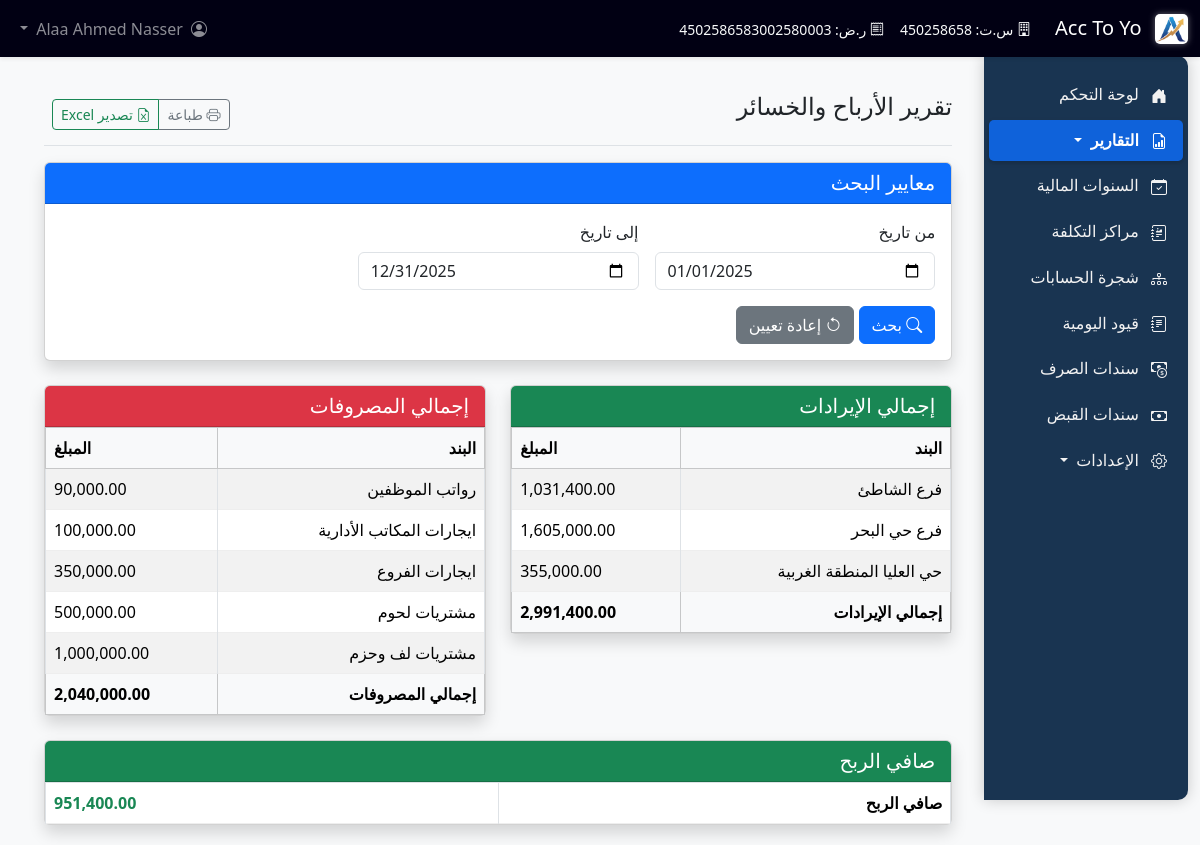
The page /reports/profit_loss (signed in) on the database its author committed.
### tables this page shows
CREATE TABLE financial_years (
                id INTEGER PRIMARY KEY AUTOINCREMENT,
                year_name TEXT NOT NULL UNIQUE, -- e.g., "2024" or "2023-2024"
                start_date DATE NOT NULL,
                end_date DATE NOT NULL,
                is_active INTEGER DEFAULT 1, -- 1 = Active (can be selected), 0 = Inactive
                is_closed INTEGER DEFAULT 0, -- 0 = Open (can add entries), 1 = Closed (read-only)
                created_at TIMESTAMP DEFAULT CURRENT_TIMESTAMP
                -- Optional constraint: CHECK(end_date > start_date)
            );

CREATE TABLE accounts (
                id INTEGER PRIMARY KEY AUTOINCREMENT,
                code TEXT NOT NULL UNIQUE,       -- رمز الحساب (فريد)
                name TEXT NOT NULL,              -- اسم الحساب
                account_type INTEGER NOT NULL,   -- نوع الحساب (رقم يشير إلى النوع)
                parent_id INTEGER,               -- الحساب الأب (للهيكلية الشجرية)
                is_active INTEGER DEFAULT 1,     -- هل الحساب نشط؟ (1=نعم, 0=لا)
                allows_posting INTEGER DEFAULT 1,-- هل يسمح بالترحيل المباشر؟ (1=نعم, 0=لا)
                created_at TIMESTAMP DEFAULT CURRENT_TIMESTAMP,
                -- تعريف المفتاح الخارجي للعلاقة مع النفس (الأب)
                FOREIGN KEY (parent_id) REFERENCES accounts (id) ON DELETE SET NULL
            );

### profit_loss_report.py (the view)
@profit_loss_bp.route('/reports/profit_loss')
def profit_loss_report_view():
    if 'user_id' not in session:
        return redirect(url_for('login'))
    default_start_date, default_end_date = get_active_financial_year_dates()
    filters = {}
    if request.args.get('start_date'):
        filters['start_date'] = request.args.get('start_date')
    elif default_start_date:
        filters['start_date'] = default_start_date
    if request.args.get('end_date'):
        filters['end_date'] = request.args.get('end_date')
    elif default_end_date:
        filters['end_date'] = default_end_date
    conn = get_db()
    report_data = get_profit_loss_data(conn, filters)
    conn.close()
    return render_template(
        'reports/profit_loss_report.html',
        report_data=report_data,
        filters=filters,
        default_start_date=default_start_date,
        default_end_date=default_end_date
    )

### templates/reports/profit_loss_report.html (shortened to what this page needs)
{% extends 'base.html' %}
{% block content %}
<div class="container-fluid">
    <div class="d-flex justify-content-between flex-wrap flex-md-nowrap align-items-center pt-3 pb-2 mb-3 border-bottom">
        <h1 class="h2 page-title">تقرير الأرباح والخسائر</h1>
        <div class="btn-toolbar mb-2 mb-md-0">
            <div class="btn-group me-2">
                <a href="{{ url_for('profit_loss.print_profit_loss_report', **request.args) }}" class="btn btn-sm btn-outline-secondary" target="_blank">
                    <i class="bi bi-printer"></i> طباعة
                </a>
                <a href="{{ url_for('profit_loss.export_profit_loss_report', **request.args) }}" class="btn btn-sm btn-outline-success">
                    <i class="bi bi-file-earmark-excel"></i> تصدير Excel
                </a>
            </div>
        </div>
    </div>
    <div class="card shadow mb-4">
        <div class="card-header bg-primary text-white">
            <h5 class="mb-0">معايير البحث</h5>
        </div>
        <div class="card-body">
            <form method="get" action="{{ url_for('profit_loss.profit_loss_report_view') }}" id="filter-form">
                <div class="row g-3">
                    <div class="col-md-4">
                        <label for="start_date" class="form-label">من تاريخ</label>
                        <input type="date" class="form-control" id="start_date" name="start_date" value="{{ filters.start_date or default_start_date or '' }}">
                    </div>
                    <div class="col-md-4">
                        <label for="end_date" class="form-label">إلى تاريخ</label>
                        <input type="date" class="form-control" id="end_date" name="end_date" value="{{ filters.end_date or default_end_date or '' }}">
                    </div>
                </div>
                <div class="mt-3">
                    <button type="submit" class="btn btn-primary">
                        <i class="bi bi-search"></i> بحث
                    </button>
                    <a href="{{ url_for('profit_loss.profit_loss_report_view') }}" class="btn btn-secondary">
                        <i class="bi bi-arrow-counterclockwise"></i> إعادة تعيين
                    </a>
                </div>
            </form>
        </div>
    </div>
    <div class="row">
        <div class="col-md-6">
            <div class="card shadow mb-4">
                <div class="card-header bg-success text-white">
                    <h5 class="mb-0">إجمالي الإيرادات</h5>
                </div>
                <div class="card-body p-0">
                    <div class="table-responsive">
                        <table class="table table-striped table-bordered mb-0">
                            <thead class="table-light">
                                <tr>
                                    <th>البند</th>
                                    <th class="text-end">المبلغ</th>
                                </tr>
                            </thead>
                            <tbody>
                                {% for revenue in report_data.revenues %}
                                <tr>
                                    <td>{{ revenue.name }}</td>
                                    <td class="text-end">{{ "{:,.2f}".format(revenue.amount) }}</td>
                                </tr>
                                {% else %}
                                <tr>
                                    <td colspan="2" class="text-center">لا توجد بيانات للعرض</td>
                                </tr>
                                {% endfor %}
                            </tbody>
                            <tfoot class="table-light">
                                <tr>
                                    <th>إجمالي الإيرادات</th>
                                    <th class="text-end">{{ "{:,.2f}".format(report_data.total_revenue) }}</th>
                                </tr>
                            </tfoot>
                        </table>
                    </div>
                </div>
            </div>
        </div>
        <div class="col-md-6">
            <div class="card shadow mb-4">
                <div class="card-header bg-danger text-white">
                    <h5 class="mb-0">إجمالي المصروفات</h5>
                </div>
                <div class="card-body p-0">
                    <div class="table-responsive">
                        <table class="table table-striped table-bordered mb-0">
                            <thead class="table-light">
                                <tr>
                                    <th>البند</th>
                                    <th class="text-end">المبلغ</th>
                                </tr>
                            </thead>
                            <tbody>
                                {% for expense in report_data.expenses %}
                                <tr>
                                    <td>{{ expense.name }}</td>
                                    <td class="text-end">{{ "{:,.2f}".format(expense.amount) }}</td>
                                </tr>
                                {% else %}
                                <tr>
                                    <td colspan="2" class="text-center">لا توجد بيانات للعرض</td>
                                </tr>
                                {% endfor %}
                            </tbody>
                            <tfoot class="table-light">
                                <tr>
                                    <th>إجمالي المصروفات</th>
                                    <th class="text-end">{{ "{:,.2f}".format(report_data.total_expense) }}</th>
                                </tr>
                            </tfoot>
                        </table>
                    </div>
                </div>
            </div>
        </div>
    </div>
    <div class="row">
        <div class="col-md-12">
            <div class="card shadow">
                <div class="card-header {% if report_data.is_profit %}bg-success{% else %}bg-danger{% endif %} text-white">
                    <h5 class="mb-0">{% if report_data.is_profit %}صافي الربح{% else %}صافي الخسارة{% endif %}</h5>
                </div>
                <div class="card-body p-0">
                    <div class="table-responsive">
                        <table class="table table-bordered mb-0">
                            <tbody>
                                <tr>
                                    <th style="width: 50%;">{% if report_data.is_profit %}صافي الربح{% else %}صافي الخسارة{% endif %}</th>
                                    <td class="text-end {% if report_data.is_profit %}text-success{% else %}text-danger{% endif %} fw-bold">
                                        {% if report_data.is_profit %}
                                            {{ "{:,.2f}".format(report_data.net_profit) }}
                                        {% else %}
                                            ({{ "{:,.2f}".format(report_data.net_profit) }})
                                        {% endif %}
                                    </td>
                                </tr>
                            </tbody>
                        </table>
                    </div>
                </div>
            </div>
        </div>
    </div>
</div>
{% endblock %}

### templates/base.html (shortened to what this page needs)
<!doctype html>
<html lang="ar" dir="rtl">
<head>
    <link href="https://cdn.jsdelivr.net/npm/bootstrap@5.3.3/dist/css/bootstrap.rtl.min.css" rel="stylesheet">
    <link rel="stylesheet" href="https://cdn.jsdelivr.net/npm/bootstrap-icons@1.11.3/font/bootstrap-icons.min.css">
    <link rel="stylesheet" href="{{ url_for('static', filename='css/custom_style.css') }}">
</head>
<body>
    <nav class="navbar navbar-expand-md navbar-dark bg-dark fixed-top">
        <div class="container-fluid">
            <a class="navbar-brand" href="{{ url_for('financial_performance.financial_performance_report_view') }}">
                <img src="{{ url_for('static', filename='images/logo.png') }}" alt="ACC TOO YOU" height="30" class="d-inline-block align-text-top me-2" style="filter: drop-shadow(0 0 3px rgba(255,255,255,0.4)); border-radius: 5px; transition: all 0.3s ease; mix-blend-mode: screen;">
                {{ company_profile.companyName if company_profile else "Acc Too You" }}
            </a>
            <div class="collapse navbar-collapse" id="navbarMain">
                <ul class="navbar-nav me-auto mb-2 mb-md-0">
                    <li class="nav-item">
                        <span class="nav-link text-light">
                            <small><i class="bi bi-building"></i> س.ت: {{ company_profile.commercialRegistrationNumber if company_profile }}</small>
                        </span>
                    </li>
                    <li class="nav-item">
                        <span class="nav-link text-light">
                            <small><i class="bi bi-receipt"></i> ر.ض: {{ company_profile.taxIdentificationNumber if company_profile }}</small>
                        </span>
                    </li>
                </ul>
                <ul class="navbar-nav ms-auto mb-2 mb-md-0">
                    {% if session.user_id %}
                        <li class="nav-item dropdown">
                            <a class="nav-link dropdown-toggle" href="#" id="navbarDropdownUser" role="button" data-bs-toggle="dropdown" aria-expanded="false">
                                <i class="bi bi-person-circle me-1"></i> {{ session.full_name or session.username }}
                            </a>
                        </li>
                    {% else %}
                        <li class="nav-item">
                            <a class="nav-link" href="{{ url_for('login') }}">تسجيل الدخول</a>
                        </li>
                    {% endif %}
                </ul>
            </div>
        </div>
    </nav>
    <div class="container-fluid">
        <div class="row g-0">
            {% if session.user_id %}
            <nav id="sidebarMenu" class="col-auto sidebar">
                <ul class="nav flex-column">
                    <li class="nav-item">
                        <a class="nav-link {% if request.endpoint == 'dashboard' %}active{% endif %}" aria-current="page" href="{{ url_for('financial_performance.financial_performance_report_view') }}">
                            <i class="bi bi-house-door-fill"></i>
                            <span class="link-text">لوحة التحكم</span>
                        </a>
                    </li>
                    <li class="nav-item dropdown">
                        <a class="nav-link dropdown-toggle {% if request.endpoint.startswith('journal_vouchers_report') or request.endpoint.startswith('account_statement') or request.endpoint.startswith('profit_loss') or request.endpoint.startswith('trial_balance') or request.endpoint.startswith('balance_sheet') or request.endpoint.startswith('profit_loss_by_cc') or request.endpoint.startswith('financial_performance') %}active{% endif %}" href="#" id="reportsDropdown" role="button" data-bs-toggle="dropdown" aria-expanded="false">
                            <i class="bi bi-file-earmark-bar-graph"></i>
                            <span class="link-text">التقارير</span>
                        </a>
                    </li>
                    <li class="nav-item">
                        <a class="nav-link " href="{{ url_for('manage_financial_years') }}">
                            <i class="bi bi-calendar-check"></i>
                            <span class="link-text">السنوات المالية</span>
                        </a>
                    </li>
                    <li class="nav-item">
                        <a class="nav-link " href="{{ url_for('list_cost_centers') }}">
                            <i class="bi bi-journal-richtext"></i>
                            <span class="link-text">مراكز التكلفة</span>
                        </a>
                    </li>
                    <li class="nav-item">
                        <a class="nav-link " href="{{ url_for('list_accounts') }}">
                            <i class="bi bi-diagram-3"></i>
                            <span class="link-text">شجرة الحسابات</span>
                        </a>
                    </li>
                    <li class="nav-item">
                        <a class="nav-link {% if request.endpoint.startswith('list_journal_vouchers') or request.endpoint.startswith('add_journal_voucher') %}active{% endif %}" href="{{ url_for('list_journal_vouchers') }}">
                          <i class="bi bi-journal-text"></i>
                          <span class="link-text">قيود اليومية</span>
                        </a>
                    </li>
                    <li class="nav-item">
                        <a class="nav-link " href="{{ url_for('list_payment_vouchers') }}">
                          <i class="bi bi-cash-coin"></i>
                          <span class="link-text">سندات الصرف</span>
                        </a>
                    </li>
                    <li class="nav-item">
                        <a class="nav-link " href="{{ url_for('list_receipt_vouchers') }}">
                          <i class="bi bi-cash"></i>
                          <span class="link-text">سندات القبض</span>
                        </a>
                    </li>
                    <li class="nav-item dropdown">
                        <a class="nav-link dropdown-toggle " href="#" id="settingsDropdown" role="button" data-bs-toggle="dropdown" aria-expanded="false">
                            <i class="bi bi-gear"></i>
                            <span class="link-text">الإعدادات</span>
                        </a>
                    </li>
                </ul>
            </nav>
            {% endif %}
            <main class="col">
                {% block content %}{% endblock %}
            </main>
        </div>
    </div>
</body>
</html>

### rows shown on the page
financial_years: start_date "01/01/2025", end_date "12/31/2025"
accounts: name "فرع الشاطئ", amount "1,031,400.00"
accounts: name "فرع حي البحر", amount "1,605,000.00"
accounts: name "حي العليا المنطقة الغربية", amount "355,000.00"
accounts: name "رواتب الموظفين", amount "90,000.00"
accounts: name "ايجارات المكاتب الأدارية", amount "100,000.00"
accounts: name "ايجارات الفروع", amount "350,000.00"
accounts: name "مشتريات لحوم", amount "500,000.00"
accounts: name "مشتريات لف وحزم", amount "1,000,000.00"

### other values the page prints
{{ company_profile.companyName if company_profile else "Acc Too You" }} "Acc To Yo"
{{ company_profile.commercialRegistrationNumber if company_profile }} "450258658"
{{ company_profile.taxIdentificationNumber if company_profile }} "4502586583002580003"
{{ session.full_name or session.username }} "Alaa Ahmed Nasser"
{{ "{:,.2f}".format(report_data.total_revenue) }} "2,991,400.00"
{{ "{:,.2f}".format(report_data.total_expense) }} "2,040,000.00"
{{ "{:,.2f}".format(report_data.net_profit) }} "951,400.00"
